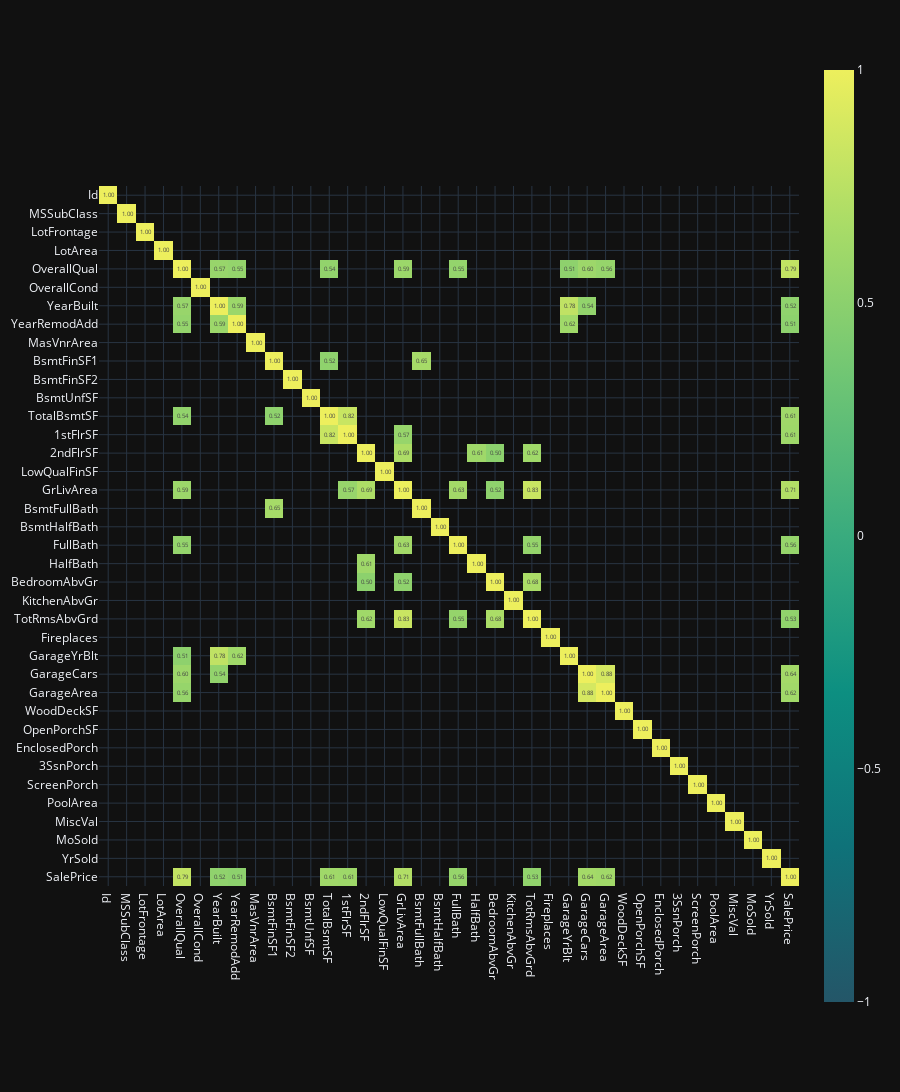

Write notebook code for a chart like this one.
### Markdown cell above
### **Below heatmap representing features having correlatation greater than 0.5 and lesser than -0.5**

### Code cell
fig = px.imshow(train.corr()[(train.corr()>0.5) | (train.corr()<=-.5)],text_auto='.2f',zmin = -1 , zmax = 1 , 
                color_continuous_scale=px.colors.sequential.Aggrnyl).update_layout(template='plotly_dark')
fig.layout.height = 1200
fig.show()

### Figure 1 — Plotly figure (JSON) as saved in the notebook; plotly's stock layout.template omitted (floating-point values rounded to 4 significant figures; data arrays with more than 128 entries replaced by an {"elided": "..."} marker saying what was removed)
{"data": [{"coloraxis": "coloraxis", "hovertemplate": "x: %{x}<br>y: %{y}<br>color: %{z}<extra></extra>", "name": "0", "texttemplate": "%{z:.2f}", "type": "heatmap", "x": ["Id", "MSSubClass", "LotFrontage", "LotArea", "OverallQual", "OverallCond", "YearBuilt", "YearRemodAdd", "MasVnrArea", "BsmtFinSF1", "BsmtFinSF2", "BsmtUnfSF", "TotalBsmtSF", "1stFlrSF", "2ndFlrSF", "LowQualFinSF", "GrLivArea", "BsmtFullBath", "BsmtHalfBath", "FullBath", "HalfBath", "BedroomAbvGr", "KitchenAbvGr", "TotRmsAbvGrd", "Fireplaces", "GarageYrBlt", "GarageCars", "GarageArea", "WoodDeckSF", "OpenPorchSF", "EnclosedPorch", "3SsnPorch", "ScreenPorch", "PoolArea", "MiscVal", "MoSold", "YrSold", "SalePrice"], "xaxis": "x", "y": ["Id", "MSSubClass", "LotFrontage", "LotArea", "OverallQual", "OverallCond", "YearBuilt", "YearRemodAdd", "MasVnrArea", "BsmtFinSF1", "BsmtFinSF2", "BsmtUnfSF", "TotalBsmtSF", "1stFlrSF", "2ndFlrSF", "LowQualFinSF", "GrLivArea", "BsmtFullBath", "BsmtHalfBath", "FullBath", "HalfBath", "BedroomAbvGr", "KitchenAbvGr", "TotRmsAbvGrd", "Fireplaces", "GarageYrBlt", "GarageCars", "GarageArea", "WoodDeckSF", "OpenPorchSF", "EnclosedPorch", "3SsnPorch", "ScreenPorch", "PoolArea", "MiscVal", "MoSold", "YrSold", "SalePrice"], "yaxis": "y", "z": {"elided": "38x38 float values"}}], "layout": {"coloraxis": {"cmax": 1, "cmin": -1, "colorscale": [[0, "rgb(36, 86, 104)"], [0.1667, "rgb(15, 114, 121)"], [0.3333, "rgb(13, 143, 129)"], [0.5, "rgb(57, 171, 126)"], [0.6667, "rgb(110, 197, 116)"], [0.8333, "rgb(169, 220, 103)"], [1, "rgb(237, 239, 93)"]]}, "height": 1200, "margin": {"t": 60}, "xaxis": {"anchor": "y", "constrain": "domain", "domain": [0, 1], "scaleanchor": "y"}, "yaxis": {"anchor": "x", "autorange": "reversed", "constrain": "domain", "domain": [0, 1]}}}
